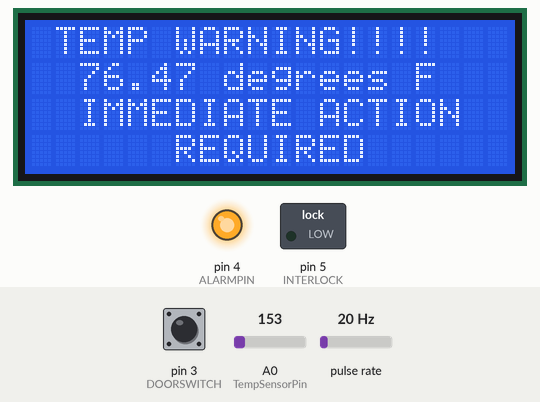
Bench run of a sketch on a simulated Arduino Nano, built with avr-gcc and run on an emulated ATmega328P. On the bench: 20×4 character LCD, switched loads named in the sketch (green lamp = pin HIGH), output pins drawn as LEDs (lit = HIGH). Wiring (inferred from the names in the program): pulse sensor: data pin 2. The test bench sets the inputs (shaded band); at power-on: pin 3 (DOORSWITCH) HIGH, pulse rate 20 Hz, A0 (TempSensorPin) = 153.

Above: at 9.4 s.
9.5 s: pin 3 (DOORSWITCH) pulled LOW for 0.15 s
10.2 s: pulse rate (sensor on pin 2) set to 100 Hz
At 10.8 s:
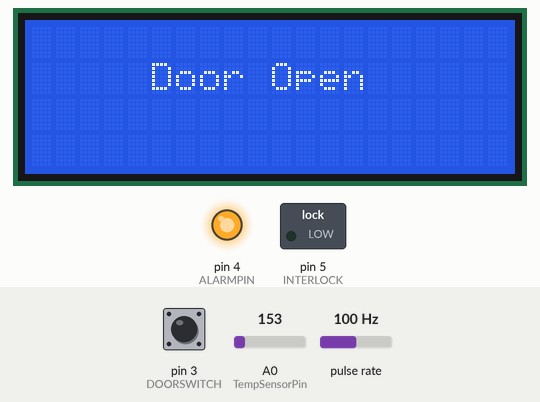
14.9 s: A0 (TempSensorPin) set to 165
At 16.6 s:
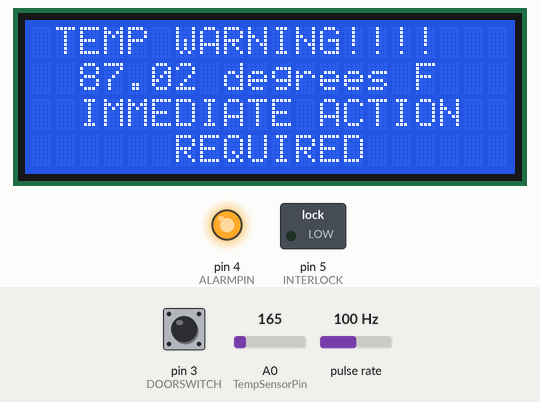
17.6 s: pin 3 (DOORSWITCH) pulled LOW for 1 s
19.2 s: pulse rate (sensor on pin 2) set to 196 Hz
23.9 s: A0 (TempSensorPin) set to 175
At 25.1 s:
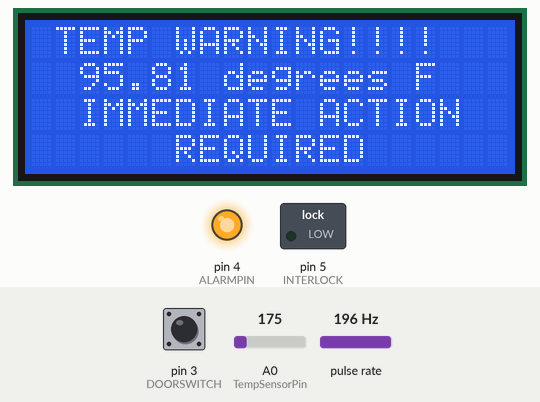
Timing chart, 0 to 26.9 s (numbered marks = the images above; inputs shaded):
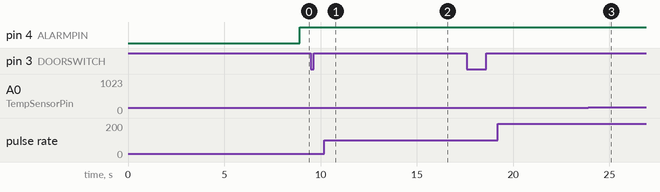

The sketch:

SafetySystem.ino
```cpp
/********************************
Co2 Laser safety interlock and monitor

Code by Anthony Bolgar based upon the code by SigmazGFX

LCD is a common 20x4 lcd panel driven by an I2C board.

Pin Assignments for Arduino Nano board:

D2 - Coolant flow monitor (flow meter output{orange wire} to D2, red wire to +5V, black wire to ground))
D3 - Door Switch (Hook up switch between ground and D3)
     (You can add additional microswitches in series to protect the laser tube door and controls door)
D4 - Warning buzzer or status LED (Buzzer+ to D4, buzzer- to ground)
D5 - Relay trigger to diasable laser fire (+5V to relay VCC, D5 connects to Relay IN,
     one side of laser enable to relay common, othe side of laser enable to relay NO)
A0 - Coolant temperature monitor (Sensor - TMP36) (Pin1 to A0, Pin2 to +5V, Pin3 to ground)


************************************/
#include <Wire.h>
#include <LiquidCrystal.h>
#include <LiquidCrystal_I2C.h>
#define I2C_ADDR 0x27 // Define I2C Address for LCD backpack
#define BACKLIGHT_PIN 3
#define En_pin 2
#define Rw_pin 1
#define Rs_pin 0
#define D4_pin 4
#define D5_pin 5
#define D6_pin 6
#define D7_pin 7

LiquidCrystal_I2C lcd(I2C_ADDR,En_pin,Rw_pin,Rs_pin,D4_pin,D5_pin,D6_pin,D7_pin);

unsigned long duration; //used for flow meter timer to watch if the flow stops

#define INTERLOCK 5 //pin that enables or disables laser (safety system)
#define ALARMPIN 4 //Connect + side of Alarm buzzer to this Digital pin ( - side to gnd )
#define FLOWSENSORPIN 2 //Connect flow sensor output to this Digital Pin
#define DOORSWITCH 3 //Connect safety interlock switch to this Digital pin other side to gnd(high=open - low=closed)

int TempSensorPin = A0;
//the analog pin the TMP36's Vout (sense) pin is connected to A0
//the resolution is 10 mV / degree centigrade with a
//500 mV offset to allow for negative temperatures

//-----------------------------------------------------------------------------
// set for space invader animation speed:
int y=125;
// drawing the pixels for each 8x5 part of the LCD (SPACE INVADER)
// --START SPACE INVADER--
// --EMPTY START--
byte charSP0[8] =
{
    B00000,
    B00000,
    B00000,
    B00000,
    B00000,
    B00000,
    B00000,
    B00000
}
;
// --EMPTY END--
// --MOVE STEP A START--
byte charSP1a[8] =
{
    B00000,
    B00000,
    B00000,
    B10000,
    B10000,
    B00000,
    B00000,
    B10000
}
;
byte charSP2a[8] =
{
    B00000,
    B00000,
    B10000,
    B11000,
    B11000,
    B00000,
    B10000,
    B01000
}
;
byte charSP3a[8] =
{
    B00000,
    B10000,
    B11000,
    B01100,
    B11100,
    B10000,
    B01000,
    B10100
}
;
byte charSP4a[8] =
{
    B10000,
    B11000,
    B11100,
    B10110,
    B11110,
    B01000,
    B10100,
    B01010
}
;
byte charSP5a[8] =
{
    B11000,
    B11100,
    B11110,
    B11011,
    B11111,
    B00100,
    B11010,
    B00101
}
;
byte charSP6a[8] =
{
    B01100,
    B11110,
    B11111,
    B01101,
    B11111,
    B10010,
    B01101,
    B10010
}
;
byte charSP7a[8] =
{
    B00110,
    B01111,
    B11111,
    B10110,
    B11111,
    B01001,
    B10110,
    B01001
}
;
byte charSP8a[8] =
{
    B00011,
    B00111,
    B01111,
    B11011,
    B11111,
    B00100,
    B01011,
    B10100
}
;
byte charSP9a[8] =
{
    B00001,
    B00011,
    B00111,
    B01101,
    B01111,
    B00001,
    B00010,
    B00101
}
;
byte charSP10a[8] =
{
    B00000,
    B00001,
    B00011,
    B00110,
    B00111,
    B00001,
    B00010,
    B00101
}
;
byte charSP11a[8] =
{
    B00000,
    B00000,
    B00001,
    B00011,
    B00011,
    B00000,
    B00001,
    B00010
}
;
byte charSP12a[8] =
{
    B00000,
    B00000,
    B00000,
    B00001,
    B00001,
    B00000,
    B00000,
    B00001
}
;

// --MOVE STEP A END--
// --MOVE STEP B START--

byte charSP1b[8] =
{
    B00000,
    B00000,
    B00000,
    B10000,
    B10000,
    B00000,
    B10000,
    B00000
}
;
byte charSP2b[8] =
{
    B00000,
    B00000,
    B10000,
    B11000,
    B11000,
    B10000,
    B01000,
    B10000
}
;
byte charSP3b[8] =
{
    B00000,
    B10000,
    B11000,
    B01100,
    B11100,
    B01000,
    B00100,
    B01000
}
;
byte charSP4b[8] =
{
    B10000,
    B11000,
    B11100,
    B10110,
    B11110,
    B10100,
    B00010,
    B00100
}
;
byte charSP5b[8] =
{
    B11000,
    B11100,
    B11110,
    B11011,
    B11111,
    B11010,
    B00001,
    B00010
}
;
byte charSP6b[8] =
{
    B01100,
    B11110,
    B11111,
    B01101,
    B11111,
    B01101,
    B00000,
    B00001
}
;
byte charSP7b[8] =
{
    B00110,
    B01111,
    B11111,
    B10110,
    B11111,
    B10110,
    B00000,
    B10000
}
;
byte charSP8b[8] =
{
    B00011,
    B00111,
    B01111,
    B11011,
    B11111,
    B01011,
    B10000,
    B01000
}
;
byte charSP9b[8] =
{
    B00001,
    B00011,
    B00111,
    B01101,
    B01111,
    B00101,
    B01000,
    B00100
}
;
byte charSP10b[8] =
{
    B00000,
    B00001,
    B00011,
    B00110,
    B00111,
    B00010,
    B00100,
    B00010
}
;
byte charSP11b[8] =
{
    B00000,
    B00000,
    B00001,
    B00011,
    B00011,
    B00001,
    B00010,
    B00001
}
;
byte charSP12b[8] =
{
    B00000,
    B00000,
    B00000,
    B00001,
    B00001,
    B00000,
    B00001,
    B00000
}
;

// --MOVE STEP B END--
// --END SPACE INVADER--
//----------------------------------------------------------------------------

//Setup alarm flags

int doorstate = 1;

//default to pin HIGH (door open)

int displayalarm = 1; //Toggle when alarm messages are on the LCD

//Flow sensor
// count how many pulses!

volatile uint16_t pulses = 0;

// track the state of the pulse pin

volatile uint8_t lastflowpinstate;

// you can try to keep time of how long it is between pulses

volatile uint32_t lastflowratetimer = 0;

// and use that to calculate a flow rate

volatile float flowrate;

// Interrupt is called once a millisecond, looks for any pulses from the sensor!

SIGNAL(TIMER0_COMPA_vect)
{
    uint8_t x = digitalRead(FLOWSENSORPIN);
    if (x == lastflowpinstate)
    {
        lastflowratetimer++;
        return;
        // nothing changed!
    }
    if (x == HIGH)
    {
        //low to high transition!
        pulses++;
    }
    lastflowpinstate = x;
    flowrate = 1000.0;
    flowrate /= lastflowratetimer;
    // in hertz
    lastflowratetimer = 0;
}
void useInterrupt(boolean v)
{
    if (v)
    {
        OCR0A = 0xAF;
        TIMSK0 |= _BV(OCIE0A);
    }
    else
    {
       TIMSK0 &= ~_BV(OCIE0A);
    }
}
void setup()
{
    lcd.begin (20, 4);
    // Switch on the backlight
    lcd.setBacklightPin(BACKLIGHT_PIN,POSITIVE);
    lcd.setBacklight(HIGH);
    // Setup the pins
    pinMode(INTERLOCK, OUTPUT);
    digitalWrite(INTERLOCK, LOW);
    pinMode(FLOWSENSORPIN, INPUT);
    digitalWrite(FLOWSENSORPIN, HIGH);
    pinMode(ALARMPIN, OUTPUT);
    digitalWrite(ALARMPIN,LOW);
    pinMode(DOORSWITCH, INPUT);
    digitalWrite(DOORSWITCH, HIGH);
    lastflowpinstate = digitalRead(FLOWSENSORPIN);
    useInterrupt(true);
    space01();
    lcd.clear();
}
void loop()
{
    Interlock();
}
void Interlock()
{
    DoorSafety();    //loop that keeps an eye on the door switch state

   //Watchdog for the water flow
    duration = pulseIn(FLOWSENSORPIN, LOW,3000000);
    if (duration <= 0)
    {
        lcd.clear();
        lcd.setCursor(2,1);
        lcd.print("NO COOLANT FLOW!");
        lcd.setCursor(5,2);
        lcd.print("Check Pump");
        displayalarm=1;
        digitalWrite(ALARMPIN,HIGH); //pin for buzzer or light. Your choice.
        delay(1000);
    }

    FlowSensor();    //loop that runs the coolant flow animation
    TempSensor();    //loop that measures the TMP36 temp output.

    //this section shuts down the laser enable ... Switch Interlock Pin states to meet your needs. (i.e. High for relay activation, Low to gnd pin directly from arduino)

    if (displayalarm==1)  //1=ALARM! 0=all good
    {
        digitalWrite(INTERLOCK, LOW);
    }
    else
    {
        digitalWrite(INTERLOCK,HIGH);
    }
}
void DoorSafety()//watch the door switch
{
    doorstate = digitalRead(DOORSWITCH);
    if (doorstate==1)
    {
        lcd.clear();
        lcd.setCursor(5,1);
        lcd.print("Door Open");
        displayalarm=1;
        delay(500);
        lcd.clear();
    }
    if (doorstate==0)
    {
        displayalarm=0;
    }
}
void FlowSensor() //coolant flow animation
{
    if (displayalarm == 0)
    {
        lcd.setCursor(4, 0);
        lcd.print("Coolant Flow");
        lcd.setCursor(0,2);
        lcd.print(" ");
        lcd.setCursor(2,1);
        lcd.print("[");
        lcd.setCursor(17,1);
        lcd.print("]");
        if (pulses >48)
        {
            pulses=0;
            lcd.setCursor(3,1);
            lcd.print("  ");
        }
        else
        {
            lcd.setCursor((pulses)/4 +3 ,1);
            lcd.print("->");
        }
    }
}
void TempSensor()  //Temp sensor loop
{
    int reading = analogRead(TempSensorPin);
    // converting that reading to voltage, for 3.3v arduino use 3.3
    float voltage = reading * 5.0;
    voltage /= 1024.0;
    float temperatureC = (voltage - 0.5) * 100 ;
    //converting from 10 mv per degree wit 500 mV offset
    //to degrees ((voltage - 500mV) times 100)
    lcd.setCursor(2, 2);
    float temperatureF = (temperatureC * 9.0 / 5.0) + 32.0;
    if (temperatureF > 70) //Set this to the upper temperature limit . for the K40 it's been suggested to never exceed 70F or 21C
    {
        lcd.setCursor(0,0);
        lcd.print(" TEMP WARNING!!!!");
        lcd.setCursor(2,1);
        lcd.print(temperatureF);
        lcd.print(" degrees F");
        lcd.setCursor(2,2);
        lcd.print("IMMEDIATE ACTION");
        lcd.setCursor(6,3);
        lcd.print("REQUIRED");
        digitalWrite(ALARMPIN,HIGH);
        digitalWrite(INTERLOCK, LOW);
        displayalarm = 1;
        delay(700);
        lcd.clear();
    }
    else
    {
        if (displayalarm == 0)
        {
            lcd.setCursor(2,3);
            lcd.print(temperatureF);
            lcd.print(" degrees F");
            digitalWrite(ALARMPIN,LOW);
        }
        delay(50);
    }
}

//creds to J03Ibe for the invaders
void space01()
{
    for (int a=0; a<10;a+=2)
    {
        int b=a+1;
        int c=a+2;
        int d=a+3;
        int e=a+4;
        lcd.clear();
        lcd.setCursor(0,1);
        lcd.print("Loading....");
        lcd.setCursor(0, 2);
        lcd.print("Laser Safety System");
        lcd.setCursor(13,0);
        lcd.print("K40");
        lcd.createChar(0, charSP12a);
        lcd.createChar(1, charSP7a);
        lcd.createChar(2, charSP2a);
        lcd.createChar(3, charSP0);
        lcd.setCursor(a,0);
        lcd.write((byte)0);
        lcd.setCursor(b,0);
        lcd.write((byte)1);
        lcd.setCursor(c,0);
        lcd.write((byte)2);
        lcd.setCursor(d,0);
        lcd.write((byte)3);
        lcd.setCursor(e,0);
        lcd.write((byte)3);
        delay(y);
        lcd.createChar(0, charSP0);
        lcd.createChar(1, charSP8b);
        lcd.createChar(2, charSP3b);
        lcd.createChar(3, charSP0);
        lcd.setCursor(a,0);
        lcd.write((byte)0);
        lcd.setCursor(b,0);
        lcd.write((byte)1);
        lcd.setCursor(c,0);
        lcd.write((byte)2);
        lcd.setCursor(d,0);
        lcd.write((byte)3);
        lcd.setCursor(e,0);
        lcd.write((byte)3);
        delay(y);
        lcd.createChar(0, charSP0);
        lcd.createChar(1, charSP9a);
        lcd.createChar(2, charSP4a);
        lcd.setCursor(a,0);
        lcd.write((byte)0);
        lcd.setCursor(b,0);
        lcd.write((byte)1);
        lcd.setCursor(c,0);
        lcd.write((byte)2);
        lcd.setCursor(d,0);
        lcd.write((byte)0);
        lcd.setCursor(e,0);
        lcd.write((byte)0);
        delay(y);
        lcd.createChar(0, charSP0);
        lcd.createChar(1, charSP10b);
        lcd.createChar(2, charSP5b);
        lcd.setCursor(a,0);
        lcd.write((byte)0);
        lcd.setCursor(b,0);
        lcd.write((byte)1);
        lcd.setCursor(c,0);
        lcd.write((byte)2);
        lcd.setCursor(d,0);
        lcd.write((byte)0);
        lcd.setCursor(e,0);
        lcd.write((byte)0);
        delay(y);
        lcd.createChar(0, charSP0);
        lcd.createChar(1, charSP11a);
        lcd.createChar(2, charSP6a);
        lcd.createChar(3, charSP1a);
        lcd.setCursor(a,0);
        lcd.write((byte)0);
        lcd.setCursor(b,0);
        lcd.write((byte)1);
        lcd.setCursor(c,0);
        lcd.write((byte)2);
        lcd.setCursor(d,0);
        lcd.write((byte)3);
        lcd.setCursor(e,0);
        lcd.write((byte)0);
        delay(y);
        lcd.createChar(0, charSP0);
        lcd.createChar(1, charSP12b);
        lcd.createChar(2, charSP7b);
        lcd.createChar(3, charSP2b);
        lcd.setCursor(a,0);
        lcd.write((byte)0);
        lcd.setCursor(b,0);
        lcd.write((byte)1);
        lcd.setCursor(c,0);
        lcd.write((byte)2);
        lcd.setCursor(d,0);
        lcd.write((byte)3);
        lcd.setCursor(e,0);
        lcd.write((byte)0);
        delay(y);
        lcd.createChar(0, charSP0);
        lcd.createChar(1, charSP0);
        lcd.createChar(2, charSP8a);
        lcd.createChar(3, charSP3a);
        lcd.setCursor(a,0);
        lcd.write((byte)0);
        lcd.setCursor(b,0);
        lcd.write((byte)1);
        lcd.setCursor(c,0);
        lcd.write((byte)2);
        lcd.setCursor(d,0);
        lcd.write((byte)3);
        lcd.setCursor(e,0);
        lcd.write((byte)0);
        delay(y);
        lcd.createChar(0, charSP0);
        lcd.createChar(2, charSP9b);
        lcd.createChar(3, charSP4b);
        lcd.setCursor(a,0);
        lcd.write((byte)0);
        lcd.setCursor(b,0);
        lcd.write((byte)0);
        lcd.setCursor(c,0);
        lcd.write((byte)2);
        lcd.setCursor(d,0);
        lcd.write((byte)3);
        lcd.setCursor(e,0);
        lcd.write((byte)0);
        delay(y);
        lcd.createChar(0, charSP0);
        lcd.createChar(2, charSP10a);
        lcd.createChar(3, charSP5a);
        lcd.setCursor(a,0);
        lcd.write((byte)0);
        lcd.setCursor(b,0);
        lcd.write((byte)0);
        lcd.setCursor(c,0);
        lcd.write((byte)2);
        lcd.setCursor(d,0);
        lcd.write((byte)3);
        lcd.setCursor(e,0);
        lcd.write((byte)0);
        delay(y);
        lcd.createChar(0, charSP0);
        lcd.createChar(2, charSP11b);
        lcd.createChar(3, charSP6b);
        lcd.createChar(4, charSP1b);
        lcd.setCursor(a,0);
        lcd.write((byte)0);
        lcd.setCursor(b,0);
        lcd.write((byte)0);
        lcd.setCursor(c,0);
        lcd.write((byte)2);
        lcd.setCursor(d,0);
        lcd.write((byte)3);
        lcd.setCursor(e,0);
        lcd.write((byte)4);
        delay(y);
    }
   }
```

Measured:
- what the display in image 1 shows lasts 0.5 s, from 10.4 s to 10.9 s
- what the display in image 2 shows lasts 0.7 s, from 16.1 s to 16.8 s
